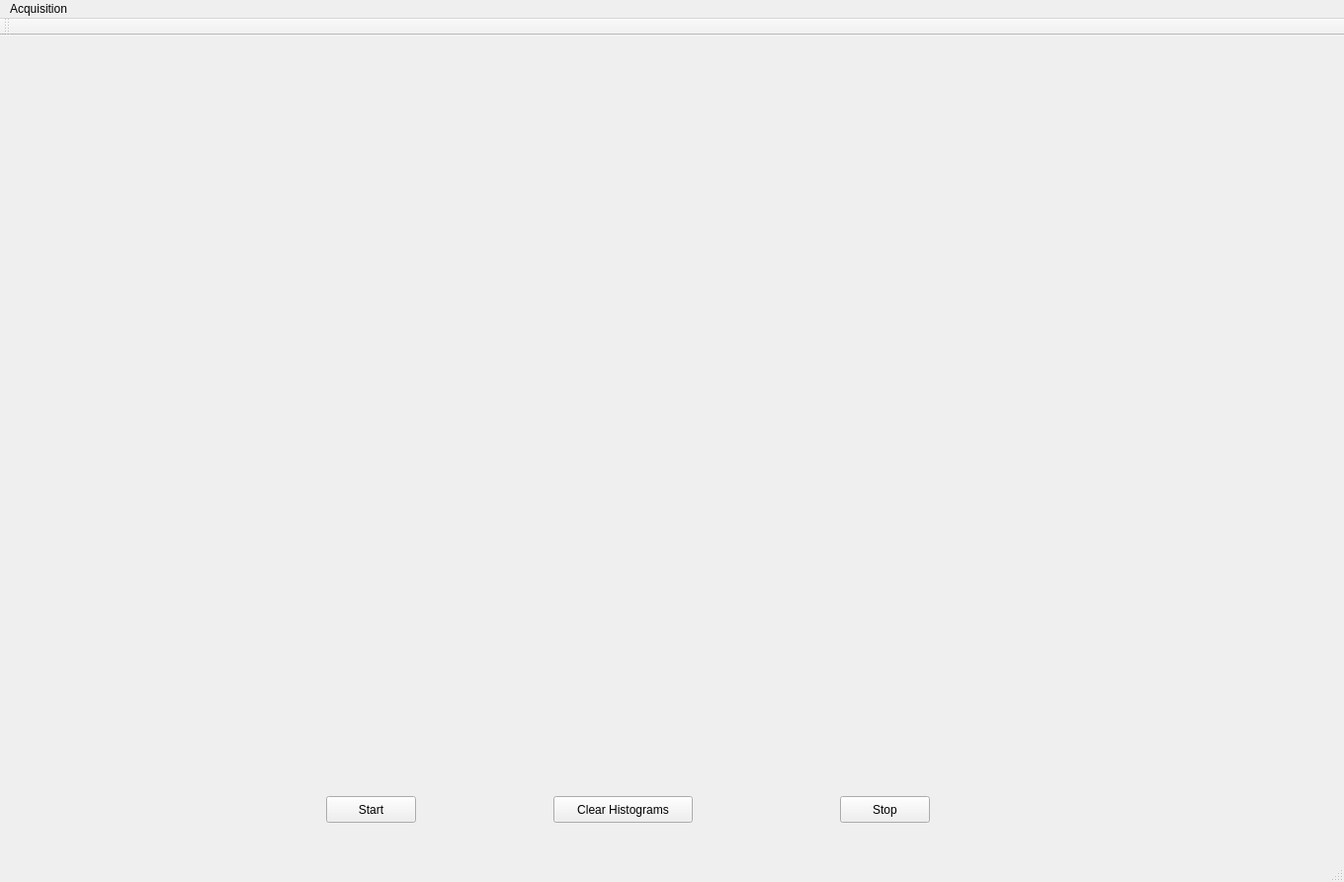
<?xml version="1.0" encoding="UTF-8"?>
<ui version="4.0">
 <class>MainWindow</class>
 <widget class="QMainWindow" name="MainWindow">
  <property name="geometry">
   <rect>
    <x>0</x>
    <y>0</y>
    <width>1360</width>
    <height>893</height>
   </rect>
  </property>
  <property name="windowTitle">
   <string>MainWindow</string>
  </property>
  <widget class="QWidget" name="centralWidget">
   <widget class="QPushButton" name="pushButton">
    <property name="geometry">
     <rect>
      <x>330</x>
      <y>770</y>
      <width>91</width>
      <height>27</height>
     </rect>
    </property>
    <property name="text">
     <string>Start</string>
    </property>
   </widget>
   <widget class="TQtWidget" name="widget" native="true">
    <property name="geometry">
     <rect>
      <x>640</x>
      <y>10</y>
      <width>691</width>
      <height>741</height>
     </rect>
    </property>
   </widget>
   <widget class="TQtWidget" name="widget_2" native="true">
    <property name="geometry">
     <rect>
      <x>20</x>
      <y>10</y>
      <width>581</width>
      <height>741</height>
     </rect>
    </property>
   </widget>
   <widget class="QPushButton" name="pushButton_2">
    <property name="geometry">
     <rect>
      <x>850</x>
      <y>770</y>
      <width>91</width>
      <height>27</height>
     </rect>
    </property>
    <property name="text">
     <string>Stop</string>
    </property>
   </widget>
   <widget class="QPushButton" name="pushButton_3">
    <property name="geometry">
     <rect>
      <x>560</x>
      <y>770</y>
      <width>141</width>
      <height>27</height>
     </rect>
    </property>
    <property name="text">
     <string>Clear Histograms</string>
    </property>
   </widget>
  </widget>
  <widget class="QMenuBar" name="menuBar">
   <property name="geometry">
    <rect>
     <x>0</x>
     <y>0</y>
     <width>1360</width>
     <height>25</height>
    </rect>
   </property>
   <widget class="QMenu" name="menuFile">
    <property name="title">
     <string>Acquisition</string>
    </property>
    <addaction name="actionStart"/>
    <addaction name="actionStop"/>
   </widget>
   <addaction name="menuFile"/>
  </widget>
  <widget class="QStatusBar" name="statusBar"/>
  <widget class="QToolBar" name="mainToolBar">
   <property name="minimumSize">
    <size>
     <width>0</width>
     <height>0</height>
    </size>
   </property>
   <attribute name="toolBarArea">
    <enum>TopToolBarArea</enum>
   </attribute>
   <attribute name="toolBarBreak">
    <bool>true</bool>
   </attribute>
  </widget>
  <action name="actionStart">
   <property name="text">
    <string>Start</string>
   </property>
  </action>
  <action name="actionStop">
   <property name="text">
    <string>Stop</string>
   </property>
  </action>
 </widget>
 <layoutdefault spacing="6" margin="11"/>
 <customwidgets>
  <customwidget>
   <class>TQtWidget</class>
   <extends>QWidget</extends>
   <header location="global">TQtWidget.h</header>
   <container>1</container>
  </customwidget>
 </customwidgets>
 <resources/>
 <connections/>
</ui>
